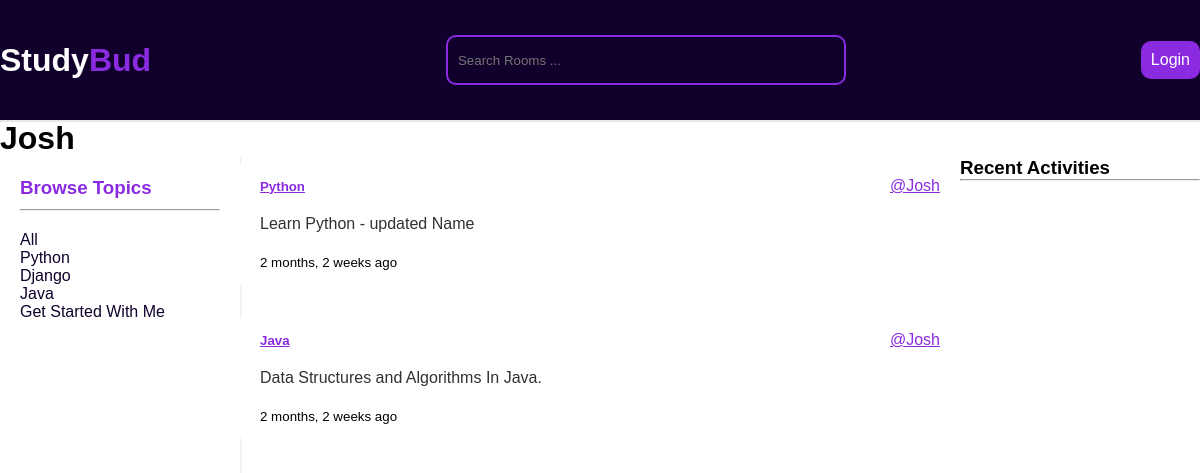
The page /profile/4/ on the database its author committed.
### myApp/models.py (models this page shows, shortened)
class Topic(models.Model):
    name = models.CharField(max_length=200)
    def __str__(self):
        return self.name

class Room(models.Model):
    host = models.ForeignKey(User,on_delete=models.SET_NULL,null=True)
    topic = models.ForeignKey(Topic,on_delete=models.SET_NULL,null=True)
    name = models.CharField(max_length=200)
    description = models.TextField(null=True,blank=True)
    participants = models.ManyToManyField(User,related_name='participants',blank=True)
    updated = models.DateTimeField(auto_now=True)
    created = models.DateTimeField(auto_now_add=True)
    class Meta:
        ordering = ['-updated','-created']

### myApp/views.py (the view)
# urls.py: path('profile/<str:pk>/',views.userProfile,name='user-profile'),
def userProfile(request,pk):
    user = User.objects.get(id=pk)
    rooms = user.room_set.all()
    room_messages = user.message_set.all()
    topics = Topic.objects.all()
    context = {'user':user,'rooms':rooms,'room_messages':room_messages,'topics':topics}
    return render(request,'myApp/profile.html',context)

### myApp/templates/myApp/profile.html (shortened to what this page needs)
{% extends 'main.html'%}
{% block content%}
<h1>{{user.username}}</h1>
<div class="profile-container">
    <div>
        {% include 'myApp/topics_component.html'%}
    </div>
    <div>
        {% include 'myApp/feed_component.html'%}
    </div>
    <div>
        {% include 'myApp/activity_component.html'%}
    </div>
</div>
{% endblock content%}

### templates/main.html (shortened to what this page needs)
<!DOCTYPE html>
 {% load static %}
<html lang="en">
<head>
    <link rel="stylesheet" href="{% static 'styles/main.css'%}">
</head>
<body>
    {% include 'navbar.html'%}
    {% block content %}
    {% endblock %}
</body>
</html>

### templates/navbar.html
{% load static %}
 <link rel="stylesheet" href="{% static 'styles/main.css'%}">
<div class="navbar">
<a href="/" class="logo">
    <h1>Study<span style="color: blueviolet">Bud</span></h1>
</a>
<form action="{% url 'home' %}" method="GET">
        <input type="text" name="q" placeholder="Search Rooms ..." class="search__input">
</form>
{% if request.user.is_authenticated %}
    <p>Hello {{request.user}}</p>
    <a href="{% url 'logout'%}" class="btn">Logout</a>
{% else %}
    <a href="{% url 'login' %}" class="btn">Login</a>
{% endif %}
</div>

### myApp/templates/myApp/topics_component.html
{% load static %}
<link rel="stylesheet" href="{% static 'styles/main.css' %}">
      <div class="sidebar">
       <h3 class="sidebar-title"> Browse Topics</h3>
          <hr>
       <div class="topic-links">
       <div>
           <a href="{% url 'home'%}">All</a>
       </div>
        {% for topic in topics%}
          <div>
            <a href="{% url 'home' %}?q={{topic.name}}">{{topic.name}}</a>
          </div>
        {% endfor%}
      </div>
      </div>

### myApp/templates/myApp/feed_component.html (shortened to what this page needs)
<div>
{% for room in rooms%}
<div class="room">
<div class="room-header">
    <h5><a href="{% url 'room' room.id  %}">{{room.topic}}</a></h5>
    <a href="{% url 'user-profile' room.host.id%}">@{{room.host.username}}</a>
    </div>
<div class="room-content">
    <p>{{room.name}}</p>
</div>
<small>{{ room.created | timesince }} ago</small>
</div>
{%endfor%}
</div>

### myApp/templates/myApp/activity_component.html (shortened to what this page needs)
<h3>Recent Activities</h3>
<hr>

### static/styles/main.css (style rules this page uses)
* { margin: 0; padding: 0; box-sizing: border-box; }
body { background-color: #ffffff; font-family: Arial, fantasy; }
.navbar { height: 15vh; display: flex; align-items: center; justify-content: space-between; background-color: #10002b; box-shadow: 1px 1px 1px 1px #e8e8e8; }
.logo { text-decoration: none; color:#ffff; }
.search__input { height: 50px; width: 400px; padding: 10px; border: solid blueviolet 2px; color: white; border-radius: 10px; background-color: transparent; }
.btn { text-align: center; text-decoration: none; color: white; background-color:blueviolet; padding: 10px; border-radius: 10px; }
.sidebar { height: 100vh; padding: 20px; box-shadow: 1px 1px 1px 1px #f1f1f1; }
.sidebar-title { color: blueviolet; margin-bottom: 10px; }
.topic-links { margin-top: 20px; }
.topic-links a { text-decoration: none; color:#10002b; }
.room { background-color: #ffffff; padding: 20px; margin-bottom: 20px; border-radius: 10px; }
.room-header { display: flex; align-items: center; justify-content: space-between; margin-bottom: 10px; }
.room-header a { color: blueviolet; }
.room-content { color: #313131; margin: 20px 0; }

### myApp/templates/myApp/profile.html (style rules this page uses)
.profile-container { display: grid; grid-template-columns: 1fr 3fr 1fr; }

### rows shown on the page
Topic: name "Python"
Topic: name "Django"
Topic: name "Java"
Topic: name "Get Started With Me"
Room: topic "Python", host.username "Josh", name "Learn Python - updated Name", created "2 months, 2 weeks"
Room: topic "Java", host.username "Josh", name "Data Structures and Algorithms In Java.", created "2 months, 2 weeks"

### other values the page prints
{{ user.username }} "Josh"
